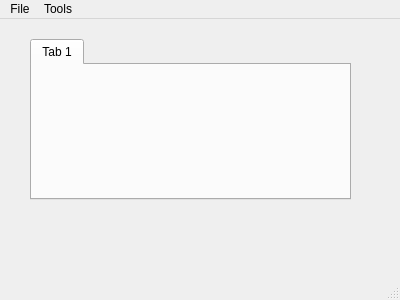
<?xml version="1.0" encoding="UTF-8"?>
<ui version="4.0">
 <class>MainWindow</class>
 <widget class="QMainWindow" name="MainWindow">
  <property name="geometry">
   <rect>
    <x>0</x>
    <y>0</y>
    <width>400</width>
    <height>300</height>
   </rect>
  </property>
  <property name="windowTitle">
   <string>MainWindow</string>
  </property>
  <widget class="QWidget" name="centralWidget">
   <widget class="QTabWidget" name="mTabWidget">
    <property name="geometry">
     <rect>
      <x>30</x>
      <y>20</y>
      <width>321</width>
      <height>161</height>
     </rect>
    </property>
    <property name="currentIndex">
     <number>0</number>
    </property>
    <widget class="QWidget" name="tab">
     <attribute name="title">
      <string>Tab 1</string>
     </attribute>
    </widget>
   </widget>
  </widget>
  <widget class="QMenuBar" name="menuBar">
   <property name="geometry">
    <rect>
     <x>0</x>
     <y>0</y>
     <width>400</width>
     <height>19</height>
    </rect>
   </property>
   <widget class="QMenu" name="menuOpen">
    <property name="title">
     <string>File</string>
    </property>
    <addaction name="actionNew_File"/>
    <addaction name="actionOpen"/>
    <addaction name="actionSave"/>
    <addaction name="actionClose"/>
    <addaction name="actionShow"/>
    <addaction name="actionShow_current"/>
    <addaction name="actionShow_Current_Tab_Index"/>
   </widget>
   <widget class="QMenu" name="menuTools">
    <property name="title">
     <string>Tools</string>
    </property>
    <addaction name="actionAuto_Coloring"/>
    <addaction name="actionOptions"/>
   </widget>
   <addaction name="menuOpen"/>
   <addaction name="menuTools"/>
  </widget>
  <widget class="QStatusBar" name="statusBar"/>
  <action name="actionOpen">
   <property name="text">
    <string>Open</string>
   </property>
   <property name="shortcut">
    <string>Ctrl+O</string>
   </property>
  </action>
  <action name="actionSave">
   <property name="text">
    <string>Save</string>
   </property>
   <property name="shortcut">
    <string>Ctrl+S</string>
   </property>
  </action>
  <action name="actionNew_File">
   <property name="text">
    <string>New File</string>
   </property>
   <property name="shortcut">
    <string>Ctrl+T</string>
   </property>
  </action>
  <action name="actionClose">
   <property name="text">
    <string>Close</string>
   </property>
   <property name="shortcut">
    <string>Ctrl+W</string>
   </property>
  </action>
  <action name="actionShow">
   <property name="text">
    <string>Show</string>
   </property>
  </action>
  <action name="actionShow_current">
   <property name="text">
    <string>Show current</string>
   </property>
  </action>
  <action name="actionShow_Current_Tab_Index">
   <property name="text">
    <string>Show Current Tab Index</string>
   </property>
  </action>
  <action name="actionAuto_Coloring">
   <property name="checkable">
    <bool>true</bool>
   </property>
   <property name="text">
    <string>Auto Coloring</string>
   </property>
   <property name="shortcut">
    <string>Ctrl+Shift+A</string>
   </property>
  </action>
  <action name="actionOptions">
   <property name="text">
    <string>Options</string>
   </property>
  </action>
 </widget>
 <layoutdefault spacing="6" margin="11"/>
 <resources/>
 <connections/>
</ui>
